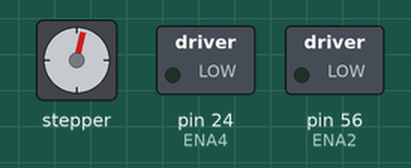
Simulated run of this sketch. Board: Arduino Mega 2560, built with avr-gcc and run on an emulated ATmega2560. Shown: stepper motor, switched loads named in the sketch (green lamp = pin HIGH). Stepper angles assume 3200 steps per turn; what the sketch prints to the serial monitor is not drawn.

Above: at 1.2 s.
At 15.83 s:
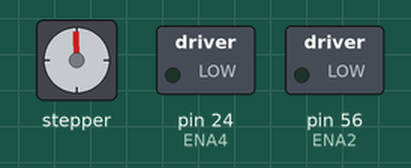
At 18.1 s:
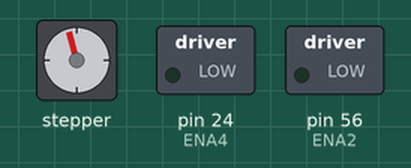
At 32.7 s:
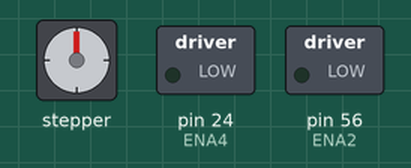
Timing chart, 0 to 40.0 s (numbered marks = the images above):
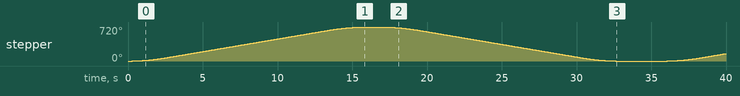

The sketch:

prueba_motores-2y4.ino
```cpp
#include <AccelStepper.h>

// Motor 2 - Hombro (Slot Y)
#define PUL2 60
#define DIR2 61
#define ENA2 56

// Motor 4 - Muñeca (Slot E0)
#define PUL4 26
#define DIR4 28
#define ENA4 24

AccelStepper motor2(AccelStepper::DRIVER, PUL2, DIR2);
AccelStepper motor4(AccelStepper::DRIVER, PUL4, DIR4);

// 200 pasos x 16 microsteps = 3200 pasos por vuelta
#define PASOS_POR_VUELTA 3200

void setup() {
  Serial.begin(115200);

  pinMode(ENA2, OUTPUT); digitalWrite(ENA2, LOW);
  pinMode(ENA4, OUTPUT); digitalWrite(ENA4, LOW);

  motor2.setMaxSpeed(500);
  motor2.setAcceleration(200);
  motor2.setMinPulseWidth(5);

  motor4.setMaxSpeed(500);
  motor4.setAcceleration(200);
  motor4.setMinPulseWidth(5);

  Serial.println("Sistema pronto.");
}

void loop() {

  // =====================
  // MOTOR 2 - 1 VUELTA
  // =====================
  //Serial.println("MOTOR 2 → 1 vuelta adelante");
 // motor2.move(PASOS_POR_VUELTA);
 // while (motor2.distanceToGo() != 0) motor2.run();
  //delay(1000);

  //Serial.println("MOTOR 2 → 1 vuelta atras");
  //motor2.move(-PASOS_POR_VUELTA);
  //while (motor2.distanceToGo() != 0) motor2.run();
  //delay(1000);

  // =====================
  // MOTOR 2 - 2 VUELTAS
  // =====================
 // Serial.println("MOTOR 2 → 2 vueltas adelante");
  //motor2.move(PASOS_POR_VUELTA * 2);
  //while (motor2.distanceToGo() != 0) motor2.run();
 // delay(1000);

  //Serial.println("MOTOR 2 → 2 vueltas atras");
  //motor2.move(-PASOS_POR_VUELTA * 2);
 // while (motor2.distanceToGo() != 0) motor2.run();
  //delay(1000);

  // =====================
  // MOTOR 4 - 1 VUELTA
  // =====================
  //Serial.println("MOTOR 4 → 1 vuelta adelante");
  //motor4.move(PASOS_POR_VUELTA);
  //while (motor4.distanceToGo() != 0) motor4.run();
  //delay(1000);

  //Serial.println("MOTOR 4 → 1 vuelta atras");
  //motor4.move(-PASOS_POR_VUELTA);
  //while (motor4.distanceToGo() != 0) motor4.run();
  //delay(1000);

  // =====================
  // MOTOR 4 - 2 VUELTAS
  // =====================
  Serial.println("MOTOR 4 → 2 vueltas adelante");
  motor4.move(PASOS_POR_VUELTA * 2);
  while (motor4.distanceToGo() != 0) motor4.run();
  delay(1000);

  Serial.println("MOTOR 4 → 2 vueltas atras");
  motor4.move(-PASOS_POR_VUELTA * 2);
  while (motor4.distanceToGo() != 0) motor4.run();
  delay(1000);

  Serial.println("--- Repitiendo ---");
  delay(2000);
}
```

Measured:
- by itself, stepper: turns 720° clockwise in 15.7 s, then 720° counter-clockwise in 15.6 s, then 157° clockwise in 3.9 s
